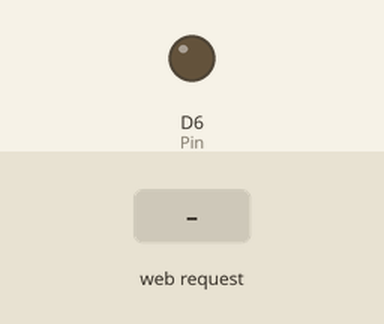
The sketch below on a simulated ESP8266 (NodeMCU). Shown: output pins drawn as LEDs (lit = HIGH). The test bench sets the inputs (shaded band). WiFi joins after 1.5 s; servers stay silent unless stated; what the sketch prints to the serial monitor is not drawn.

Above: at 2.7 s.
2.8 s: HTTP request GET /toggle received
At 4.3 s:
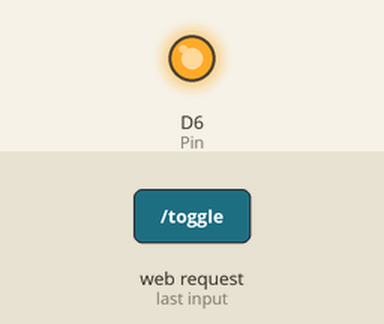
Timing chart, 0 to 5.8 s (numbered marks = the images above; inputs shaded):
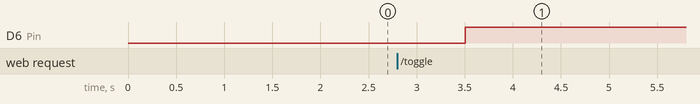

The sketch:

WS3_64100662.ino
```cpp
#include <ESP8266WiFi.h>
#include <ESP8266WebServer.h>
#include <Adafruit_Sensor.h>
#include <DHT.h>

const int Pin = D6;
bool Status = false;

DHT dht14(D4, DHT11);
ESP8266WebServer server(80);

void init_wifi(String ssid, String password) {
  WiFi.mode(WIFI_STA);
  WiFi.begin(ssid, password);
  Serial.println("");
  while (WiFi.status() != WL_CONNECTED) {
    delay(500);
    Serial.print(".");
  }
  Serial.println("");
  Serial. print("Connected to ");
  Serial.println(ssid);
  Serial.print("IP address: ");
  Serial.println(WiFi.localIP());
}

void handleRoot() {
  String html = "<meta charset=\"UTF-8\">";
  html += "<button class='btn success'><a href=\"/toggle\">LED</a></button>";
  html += "\tStatus : ";
  html += (Status ? "ON" : "OFF");
  html += "<br><table border='1'>";
  html += "<tr><th>Humidity</th>";
  html += "<th>Temperature</th>";
  html += "</tr>";
  html += "<tr>";
  html += "<td>"+ String(dht14.readHumidity()) + " %</td>";
  html += "<td>"+ String(dht14.readTemperature()) + " C</td>";
  html += "</tr>";
  html += "</table>";
  server.send(200, "text/html; charset=UTF-8", html);
}


void handleToggle() {
  Status = !Status;
  digitalWrite(Pin, Status ? HIGH : LOW);
  server.sendHeader("Location", "/");
  server.send(303);
}

void setup() {
  Serial.begin(31250);
  init_wifi("Miss Shadopay","krittscabello");
  pinMode(Pin, OUTPUT);
  dht14.begin();
  server.on("/", handleRoot);
  server.on("/toggle", handleToggle);
  server.begin();
  Serial.println("HTTP server started");
}

void loop() {
  server.handleClient();
  delay(1000);
}
```

Measured:
- after the input at 2.8 s, D6 (Pin): LOW → HIGH after 0.71 s
